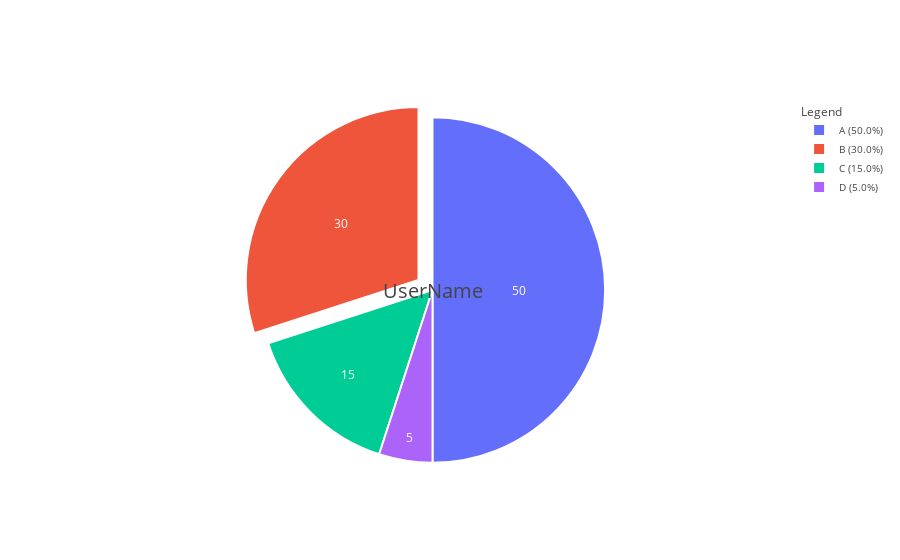

Notebook code for this chart:
### Code cell
import streamlit as st
import plotly.graph_objects as go
import pandas as pd

# Sample data
top = pd.DataFrame({'UserName': ['A', 'B', 'C', 'D'], 'Nom': [50, 30, 15, 5]})

fig = go.Figure()

top['Percent'] = top['Nom'] / top['Nom'].sum() * 100

# Create formatted labels with percentages
top['LabelWithPercent'] = top['UserName'] + ' (' + top['Percent'].round(2).astype(str) + '%)'


fig.add_trace(go.Pie(
    labels=top['LabelWithPercent'],
    values=top['Nom'],
    pull=[0.1 if i == 1 else 0 for i in range(len(top))],
    marker=dict(colors=['#636EFA', '#EF553B', '#00CC96', '#AB63FA'], line=dict(color='#FFFFFF', width=2)),
    textinfo='value', 
    textposition='inside',
    textfont=dict(color='#FFFFFF', size=12),
    hoverinfo='label+percent+value',
    # Display percentages in the legend
    legendgroup='legend',
    showlegend=True,
    sort=False,
))

# Update layout to include custom legend with percentages
fig.update_layout(
    legend=dict(
        title="Legend",
        itemsizing='constant',
        font=dict(size=10)
    ),
    annotations=[dict(text='UserName', x=0.5, y=0.5, font_size=20, showarrow=False)]
)

# Show the chart in Streamlit
fig

### Figure 1 — Plotly figure (JSON) as saved in the notebook; plotly's stock layout.template omitted (floating-point values rounded to 4 significant figures)
{"data": [{"hoverinfo": "label+percent+value", "labels": ["A (50.0%)", "B (30.0%)", "C (15.0%)", "D (5.0%)"], "legendgroup": "legend", "marker": {"colors": ["#636EFA", "#EF553B", "#00CC96", "#AB63FA"], "line": {"color": "#FFFFFF", "width": 2}}, "pull": [0, 0.1, 0, 0], "showlegend": true, "sort": false, "textfont": {"color": "#FFFFFF", "size": 12}, "textinfo": "value", "textposition": "inside", "type": "pie", "values": [50, 30, 15, 5]}], "layout": {"annotations": [{"font": {"size": 20}, "showarrow": false, "text": "UserName", "x": 0.5, "y": 0.5}], "legend": {"font": {"size": 10}, "itemsizing": "constant", "title": {"text": "Legend"}}}}
